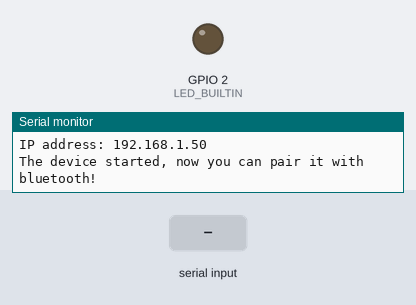
Bench run of a sketch on a simulated ESP32. Parts: output pins drawn as LEDs (lit = HIGH), the last lines printed to the serial monitor. The inputs (shaded band) are chosen by the test bench. WiFi joins after 1.5 s; servers stay silent unless stated; nothing arrives over Bluetooth unless stated.

Above: at 2.7 s.
2.8 s: "1" received over the second serial link
At 4.0 s:
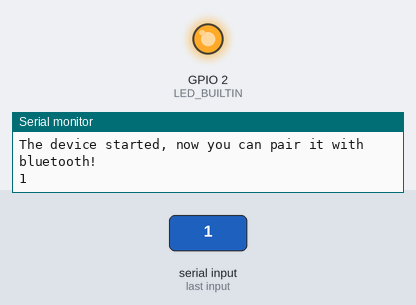
4.3 s: "0" received over the second serial link
At 5.2 s:
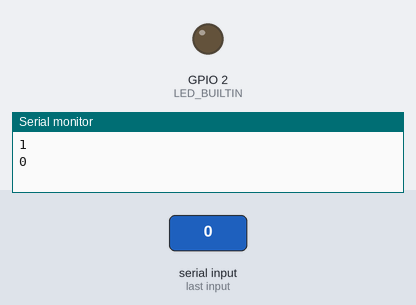
Timing chart, 0 to 7.3 s (numbered marks = the images above; inputs shaded):
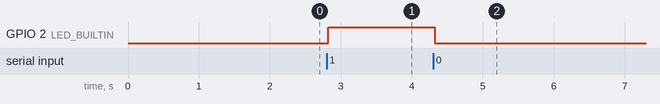

Measured:
- after the input at 2.8 s, GPIO 2 (LED_BUILTIN): LOW → HIGH at once
- after the input at 4.3 s, GPIO 2 (LED_BUILTIN): HIGH → LOW at once

The sketch:

Ota_and_bluetooth_example.ino
```cpp
#include <WiFi.h>
#include <ESPmDNS.h>
#include <WiFiUdp.h>
#include <ArduinoOTA.h>
#include "BluetoothSerial.h"

#if !defined(CONFIG_BT_ENABLED) || !defined(CONFIG_BLUEDROID_ENABLED)
#error Bluetooth is not enabled! Please run `make menuconfig` to and enable it
#endif

#define LED_BUILTIN 2

const char* ssid = "****";
const char* password = "****";

BluetoothSerial SerialBT;

void setup()
{
  Serial.begin(115200);
  Serial.println("Booting");
  WiFi.mode(WIFI_STA);
  WiFi.begin(ssid, password);

  while (WiFi.waitForConnectResult() != WL_CONNECTED)
    {
    Serial.println("Connection Failed! Rebooting...");
    delay(5000);
    ESP.restart();
    }

  // Port defaults to 3232
  // ArduinoOTA.setPort(3232);

  // Hostname defaults to esp3232-[MAC]
  // ArduinoOTA.setHostname("myesp32");

  // No authentication by default
  // ArduinoOTA.setPassword("admin");

  // Password can be set with it's md5 value as well
  // MD5(admin) = 21232f297a57a5a743894a0e4a801fc3
  // ArduinoOTA.setPasswordHash("21232f297a57a5a743894a0e4a801fc3");

  ArduinoOTA
    .onStart([]() {
      String type;
      if (ArduinoOTA.getCommand() == U_FLASH)
        type = "sketch";
      else // U_SPIFFS
        type = "filesystem";

      // NOTE: if updating SPIFFS this would be the place to unmount SPIFFS using SPIFFS.end()
      Serial.println("Start updating " + type);
    })
    .onEnd([]() {
      Serial.println("\nEnd");
    })
    .onProgress([](unsigned int progress, unsigned int total) {
      Serial.printf("Progress: %u%%\r", (progress / (total / 100)));
    })
    .onError([](ota_error_t error) {
      Serial.printf("Error[%u]: ", error);
      if (error == OTA_AUTH_ERROR) Serial.println("Auth Failed");
      else if (error == OTA_BEGIN_ERROR) Serial.println("Begin Failed");
      else if (error == OTA_CONNECT_ERROR) Serial.println("Connect Failed");
      else if (error == OTA_RECEIVE_ERROR) Serial.println("Receive Failed");
      else if (error == OTA_END_ERROR) Serial.println("End Failed");
    });

  ArduinoOTA.begin();

  Serial.println("Ready");
  Serial.print("IP address: ");
  Serial.println(WiFi.localIP());
  SerialBT.begin("ESP32test"); //Bluetooth device name
  Serial.println("The device started, now you can pair it with bluetooth!");

  pinMode(LED_BUILTIN, OUTPUT);
}

void loop() {
  ArduinoOTA.handle();

  uint8_t byteRead;

  if (SerialBT.available())
  {
    byteRead = SerialBT.read();
    delay(20);
  }

// turning built in LED on and off works by 1 and 0
  if (byteRead == 48)
  {
    digitalWrite(LED_BUILTIN, LOW);
    Serial.println("0");
  }
  else if (byteRead == 49)
  {
    digitalWrite(LED_BUILTIN, HIGH);
    Serial.println("1");
  }
  else if (byteRead == 50)
  {
    //doesn't work this way, should be printed byte by byte, probably
    SerialBT.write(ESP.getFreeHeap());
  }
}
```
